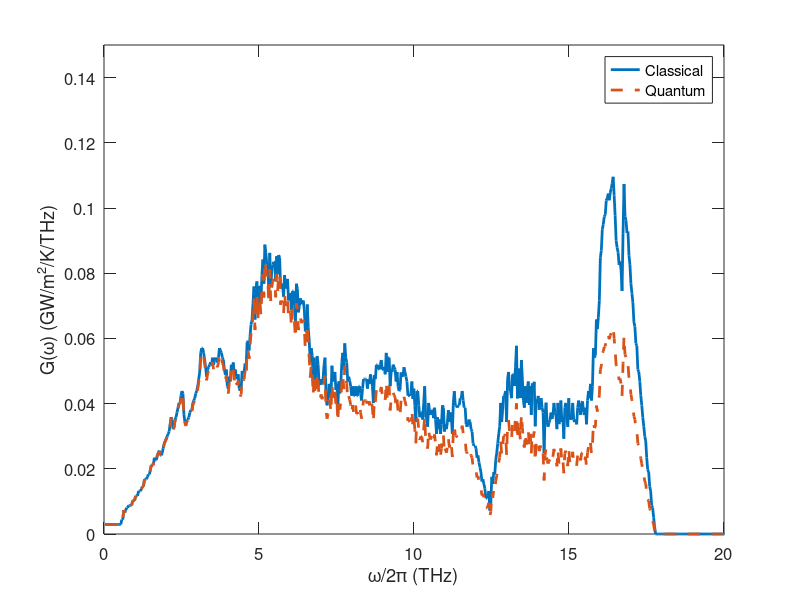

This figure's MATLAB source:
clear; close all;
load T;
load nu;
temp=300;
A=43.446^2*1.0e-20;%m^2
kB=1.38e-23;
g=1.0e3*kB*T/A;
h=6.63e-34;
x=h*nu*1.0e12/kB/temp;
fx=x.^2.*exp(x)./(exp(x)-1).^2;
g_quantum=g.*fx;

figure;
plot(nu,g,'linewidth',2);
hold on;
plot(nu,g_quantum,'--','linewidth',2);
xlabel('\omega/2\pi (THz)','fontsize',12);
ylabel('G(\omega) (GW/m^2/K/THz)','fontsize',12);
xlim([0,20]);
ylim([0,0.15]);
set(gca,'fontsize',12,'ticklength',get(gca,'ticklength')*2);
legend('Classical','Quantum');
text(2,0.46,'SiNW @ 300 K','fontsize',12)

trapz(nu,g)
trapz(nu,g_quantum)


